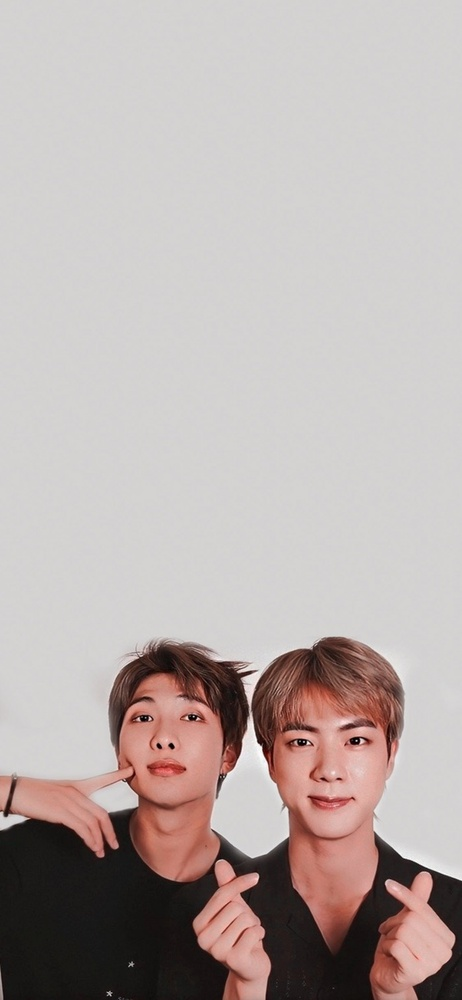
#> input picture EyeDetection/namjin.jpg, 462 x 1000 px, shrunk from 700 x 1515 before the run, found by its file name
$ jupyter execute practice.ipynb
#> lines starting #> are read from the running program, lines starting #| are printed output that depends on the picture; after the words box and inside, x2 and y2 are one past the last pixel; in counts of white or black regions, pixels touching at a corner belong together
[cell 1]
import cv2

[cell 2]
img = cv2.imread(r'F:\DL Projects\OpenCVProjects\EyeDetection\namjin.jpg')
#> img is the input picture: shape (1000, 462, 3); mean B, G, R 171.9, 174.3, 184.7

[cell 3]
import matplotlib.pyplot as plt

[cell 4]
plt.imshow(img)

[cell 5]
gray = cv2.cvtColor(img,cv2.COLOR_BGR2GRAY)
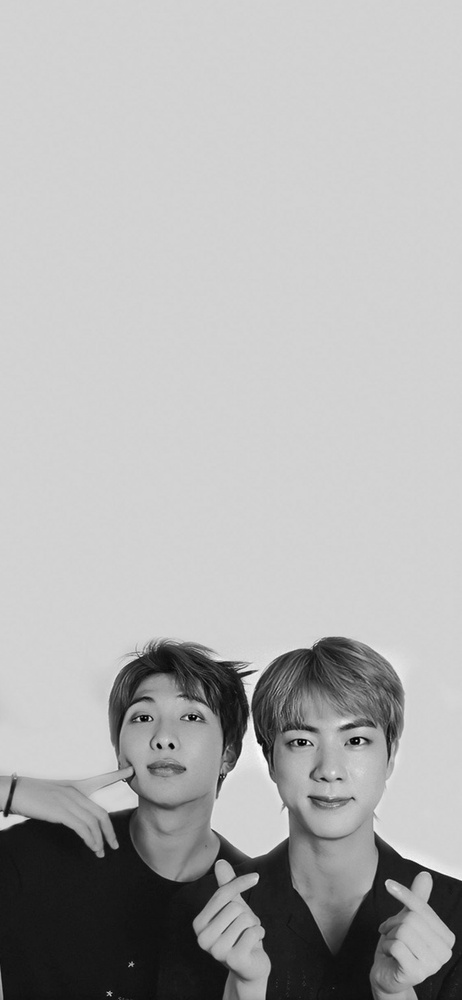
#> gray: shape (1000, 462); min 1, max 255, mean 177.2

[cell 6]
eye_cas = cv2.CascadeClassifier(r'F:\DL Projects\OpenCVProjects\EyeDetection\haarcascade_eye.xml')
eye_cas

[cell 7]
eye = eye_cas.detectMultiScale(gray,scaleFactor=1.1,minNeighbors=10)
#> eye = [[177, 703, 30, 30], [123, 701, 34, 34], [338, 723, 35, 35], [283, 727, 32, 32]]
eye
#> Out has the same summary as eye

[cell 8]
con_img = cv2.cvtColor(img,cv2.COLOR_BGR2RGB)
for x,y,w,h in eye:
    cv2.rectangle(con_img,(x,y),(x+w,y+h),(255,0,0),3)
#> this loop made 4 passes
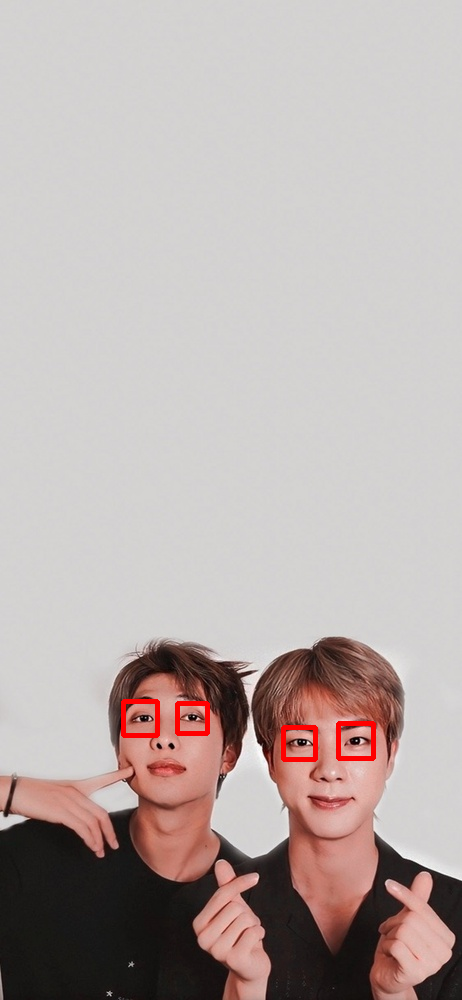
#> con_img: shape (1000, 462, 3); mean R, G, B 185.1, 173.6, 171.3
plt.imshow(con_img)

[cell 9]
video = cv2.VideoCapture(r'F:\DL Projects\OpenCVProjects\EyeDetection\video.mp4')
while True:
    success,frame = video.read()
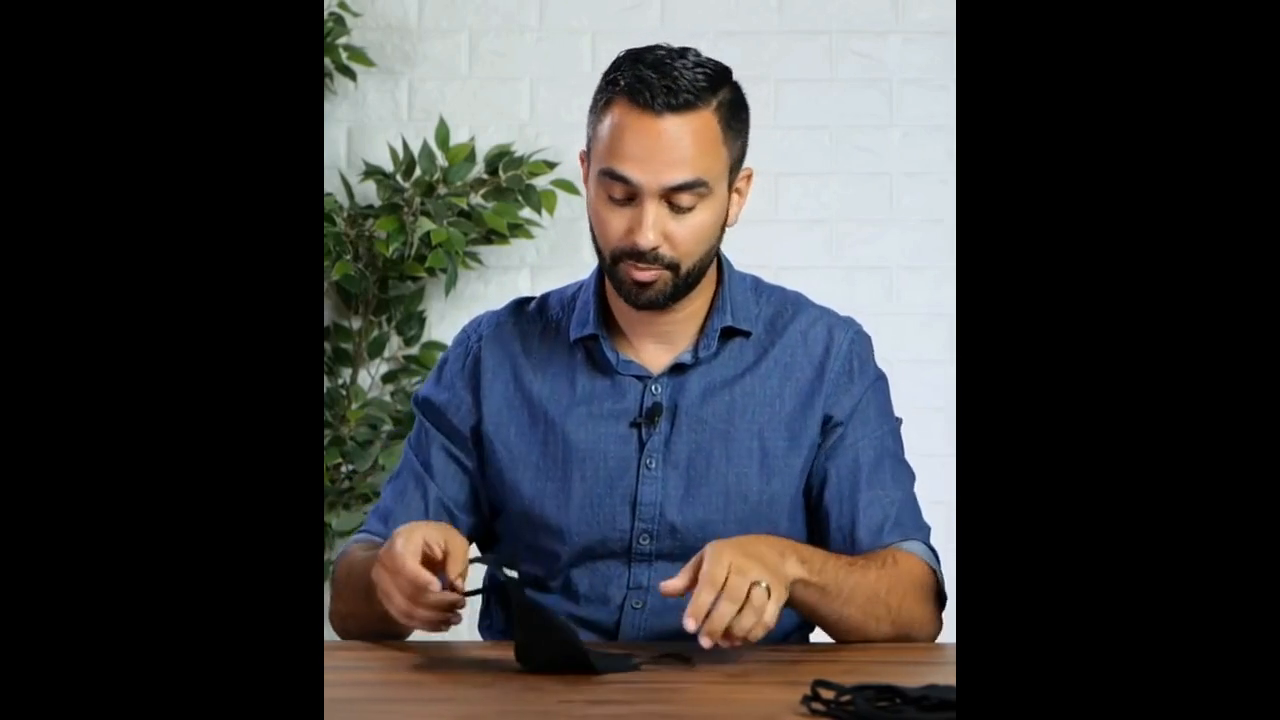
#> input picture frame 45 of EyeDetection/video.mp4, 1280 x 720 px
#> frame is the input picture: shape (720, 1280, 3); mean B, G, R 60.6, 59.1, 58.9
    gray = cv2.cvtColor(frame,cv2.COLOR_BGR2GRAY)
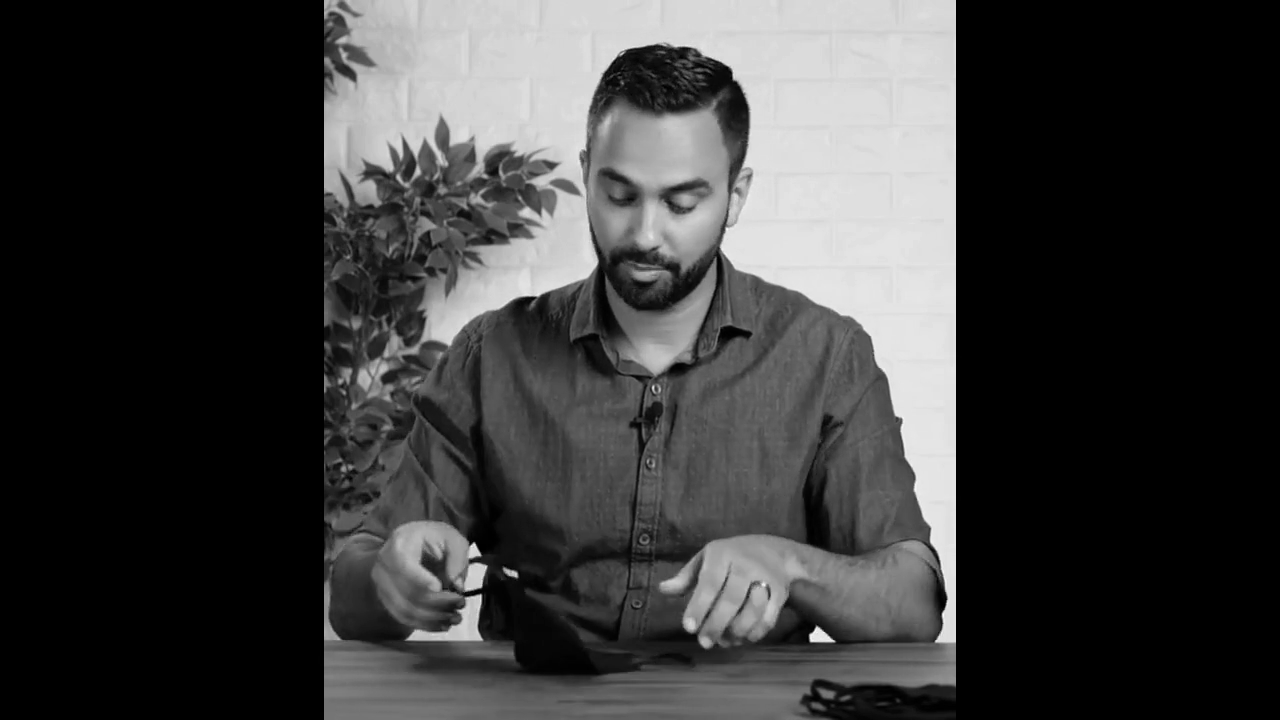
#> gray: shape (720, 1280); min 0, max 251, mean 59.2
    eye = eye_cas.detectMultiScale(gray,scaleFactor=1.1,minNeighbors=14)
#> eye = [[458, 246, 28, 28], [599, 171, 47, 47], [655, 175, 47, 47]]
    for x,y,w,h in eye:
        cv2.rectangle(frame,(x,y),(x+w,y+h),(0,255,0),3)
#> this loop made 3 passes
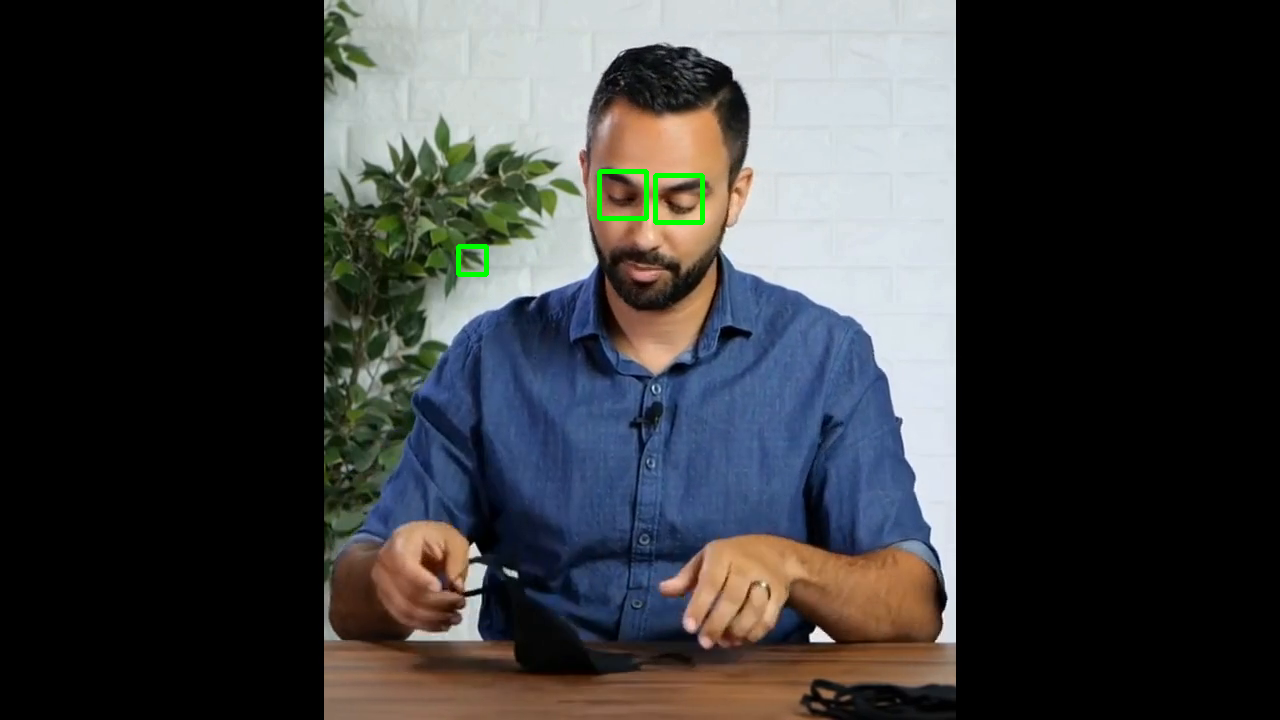
#> frame: shape (720, 1280, 3); 0.26% of pixels changed, all inside (x1, y1, x2, y2) = (456, 169, 705, 277)
    cv2.imshow("IMG",frame)
    if cv2.waitKey(1) & 0XFF == ord('q'):
#> (key q is pressed here)
        break
video.release()
cv2.destroyAllWindows()

[cell 10]
video = cv2.VideoCapture(0)
while True:
    success,frame = video.read()
    gray = cv2.cvtColor(frame,cv2.COLOR_BGR2GRAY)
    eye = eye_cas.detectMultiScale(gray,scaleFactor=1.1,minNeighbors=14)
    for x,y,w,h in eye:
        cv2.rectangle(frame,(x,y),(x+w,y+h),(0,0,255),3)
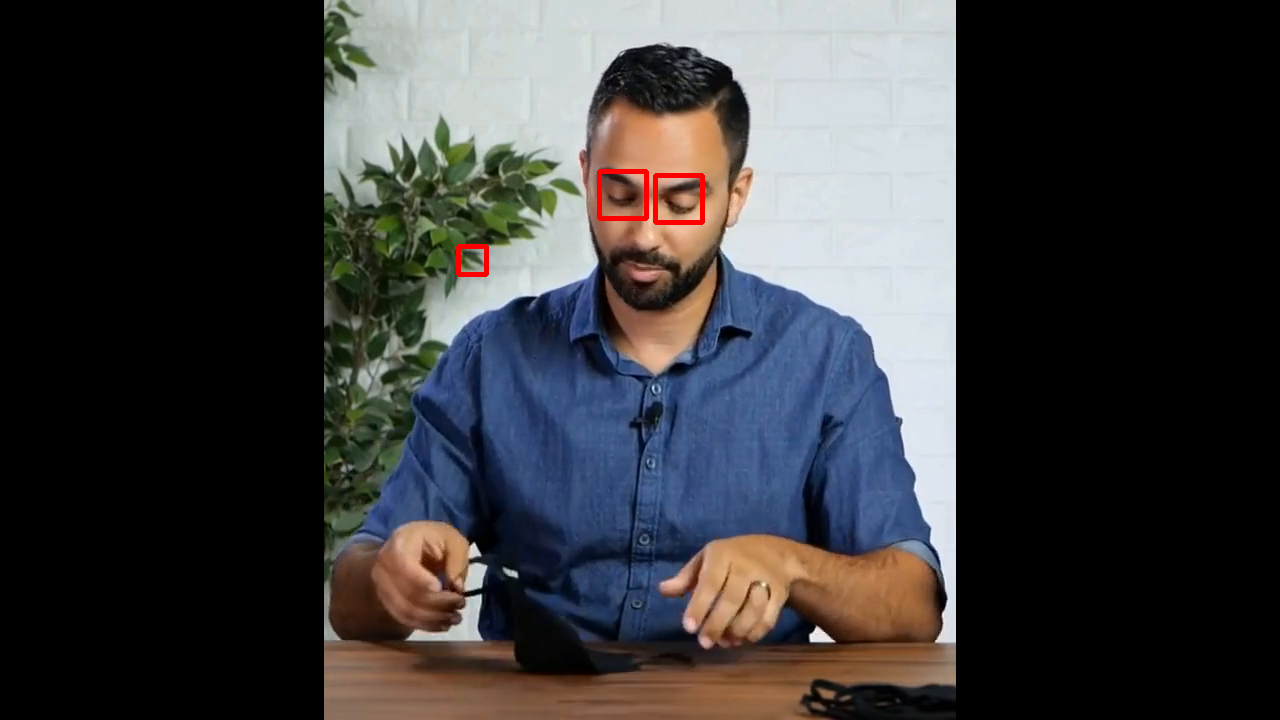
#> frame: shape (720, 1280, 3); 0.26% of pixels changed, all inside (x1, y1, x2, y2) = (456, 169, 705, 277)
    cv2.imshow("IMG",frame)
    if cv2.waitKey(1) & 0XFF == ord('q'):
#> (key q is pressed here)
        break
video.release()
cv2.destroyAllWindows()
